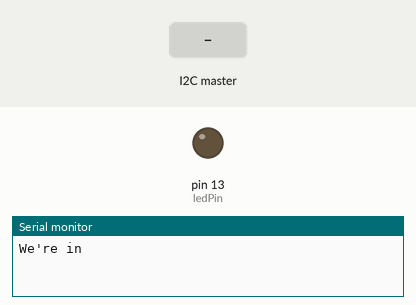
Bench run of a sketch on a simulated Arduino Uno, built with avr-gcc and run on an emulated ATmega328P. On the bench: output pins drawn as LEDs (lit = HIGH), the last lines printed to the serial monitor. Inputs (shaded band) come from the test bench.

Above: at 1.2 s.
1.3 s: the I2C master sends "l"
At 2.1 s:
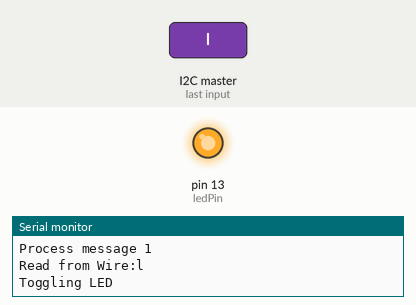
2.8 s: the I2C master sends the byte 1
4.3 s: the I2C master sends the byte 0
Timing chart, 0 to 7.3 s (numbered marks = the images above; inputs shaded):
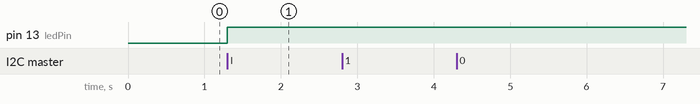

Measured:
- after the input at 1.3 s, pin 13 (ledPin): LOW → HIGH at once

The sketch:

RPi_I2C.ino
```cpp
/*
 * Arduino is a SLAVE
 *
 * Wiring:
 * RasPi  | Arduino
 * -------+--------
 * GND #9 | GND
 * SDA #3 | SDA (or A4, before Rev3)
 * SLC #5 | SLC (or A5, before Rev3)
 */
#include <Wire.h>

int SLAVE_ADDRESS = 0x04; // Match i2c.comm.Arduino.java

int ledPin    = 13;
int analogPin = A0;

boolean ledOn = false;

void setup() {
  Serial.begin(9600);
  Serial.println("We're in");

  pinMode(ledPin, OUTPUT);
  Wire.begin(SLAVE_ADDRESS);
  Wire.onReceive(processMessage);
  Wire.onRequest(sendAnalogReading);
}

void loop() {
}

void processMessage(int n) {
  Serial.print("Process message "); Serial.println(n);
  char ch = Wire.read();
  Serial.print("Read from Wire:"); Serial.println(ch);
  if (ch == 'l') { // Lowercase L
    Serial.println("Toggling LED");
    toggleLED();
  } else {
    Serial.println("... Doing nothing");
  }
}

void toggleLED() {
  ledOn = ! ledOn;
  digitalWrite(ledPin, ledOn);
}

void sendAnalogReading() {
  int reading = analogRead(analogPin);
  Serial.print("Analog read:"); Serial.println(reading);
  Wire.write(reading >> 2);
}
```
